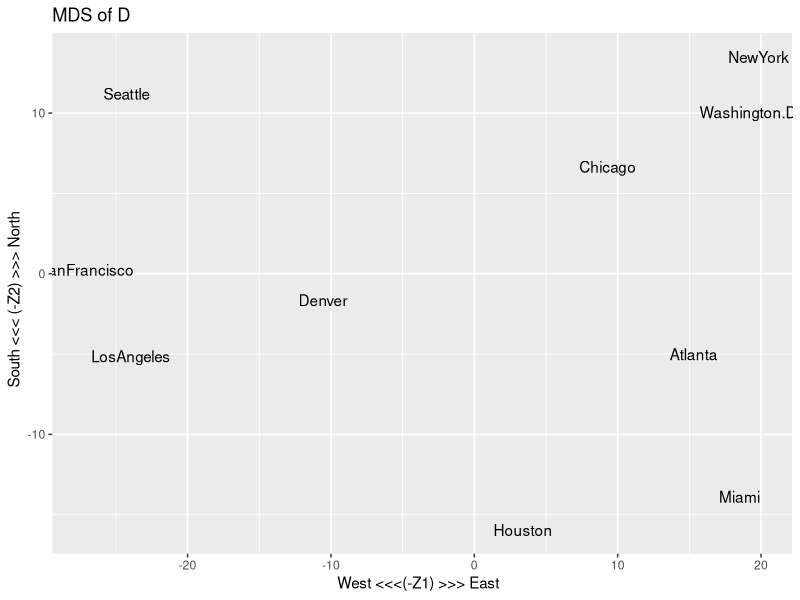
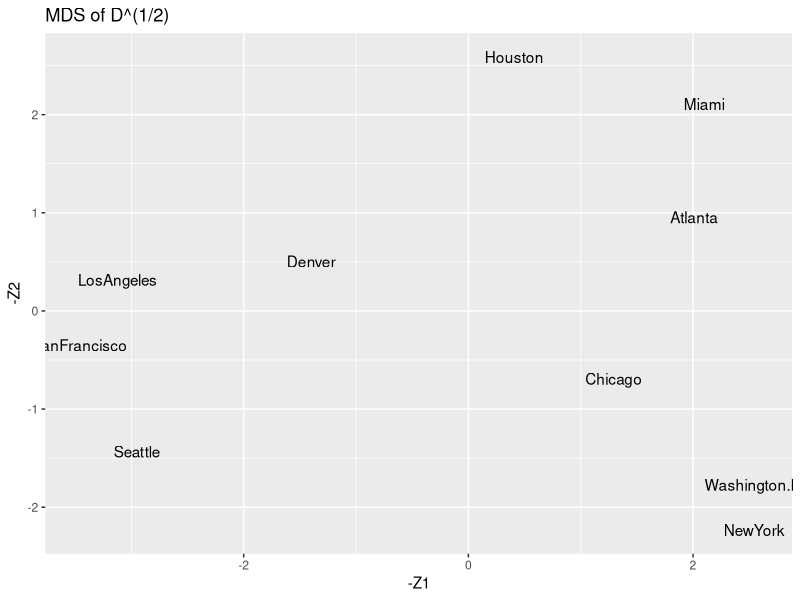
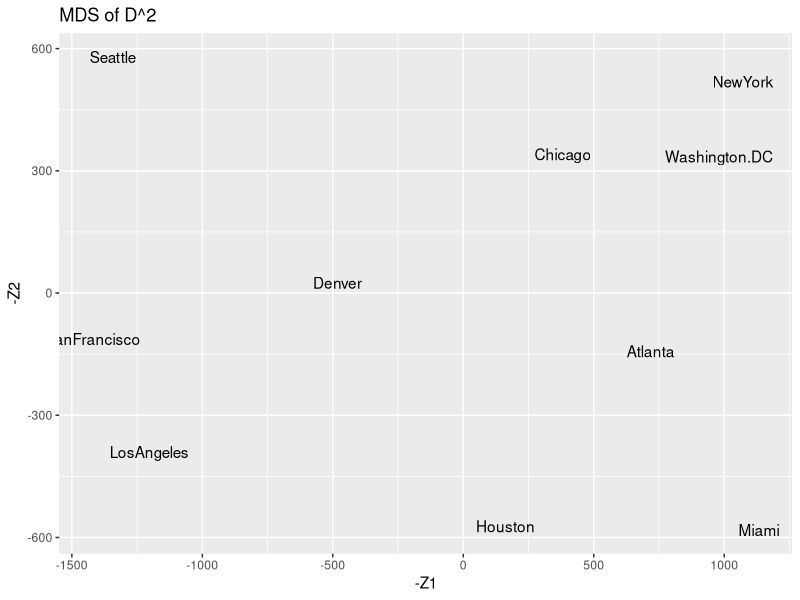

R code for these plots, in order:
## ---- chunk 1
knitr::opts_chunk$set(echo = TRUE)
library(ggplot2)
library(gridExtra)
library(grid)
## ---- chunk 2

citiesd <- as.matrix(UScitiesD)  #input distance matrix


n = 10

## Create vector of 1 x 10
one <- as.matrix(c(1,1,1,1,1,1,1,1,1,1))

## Identity matrix is diag 10x10
i <- diag(10)

#Calculate G with above matrices
G = -(1/2)*(i-(1/n)*one %*% t(one))%*% citiesd %*% (i-(1/n)*one %*% t(one))

#U will be eigen vectors
U = eigen(G)$vectors[,1:2]

#Lambda is eigen values
lambda = as.matrix(eigen(G)$values[1:2])

## Create Z matrix from Eigen Vectors times corresponding eigen values
Z1 = as.data.frame(c(sqrt(lambda[1])*U[,1]))
Z2 = as.data.frame(c(sqrt(lambda[2])*U[,2]))
Z = cbind(Z1, Z2)

colnames(Z) = c('Z1', 'Z2')

##Plot
ggplot(data = Z, aes(x=-Z1, y = -Z2)) +
  geom_text(aes(label = colnames(citiesd))) +
  xlab('West <<<(-Z1) >>> East  ') +
  ylab('South <<< (-Z2) >>> North   ') +
  ggtitle('MDS of D')
## ---- chunk 3
citiesd_t1 <- citiesd^(.5)
citiesd_t2 <- citiesd^(2)

one <- as.matrix(c(1,1,1,1,1,1,1,1,1,1))

i <- diag(10)

G = -(1/2)*(i-(1/n)*one %*% t(one))%*% citiesd_t1 %*% (i-(1/n)*one %*% t(one))


U = eigen(G)$vectors[,1:2]
lambda = as.matrix(eigen(G)$values[1:2])


Z1 = as.data.frame(c(sqrt(lambda[1])*U[,1]))
Z2 = as.data.frame(c(sqrt(lambda[2])*U[,2]))
Z = cbind(Z1, Z2)

colnames(Z) = c('Z1', 'Z2')
ggplot(data = Z, aes(x=-Z1, y = -Z2)) +
  geom_text(aes(label = colnames(citiesd_t1))) +
  xlab('-Z1') +
  ylab('-Z2') +
  ggtitle('MDS of D^(1/2)')


## ---- chunk 4
citiesd_t2 <- citiesd^(2)
one <- as.matrix(c(1,1,1,1,1,1,1,1,1,1))

i <- diag(10)

G = -(1/2)*(i-(1/n)*one %*% t(one))%*% citiesd_t2 %*% (i-(1/n)*one %*% t(one))


U = eigen(G)$vectors[,1:2]
lambda = as.matrix(eigen(G)$values[1:2])


Z1 = as.data.frame(c(sqrt(lambda[1])*U[,1]))
Z2 = as.data.frame(c(sqrt(lambda[2])*U[,2]))
Z = cbind(Z1, Z2)

colnames(Z) = c('Z1', 'Z2')
ggplot(data = Z, aes(x=-Z1, y = -Z2)) +
  geom_text(aes(label = colnames(citiesd))) +
  xlab('-Z1') +
  ylab('-Z2') +
  ggtitle('MDS of D^2')


